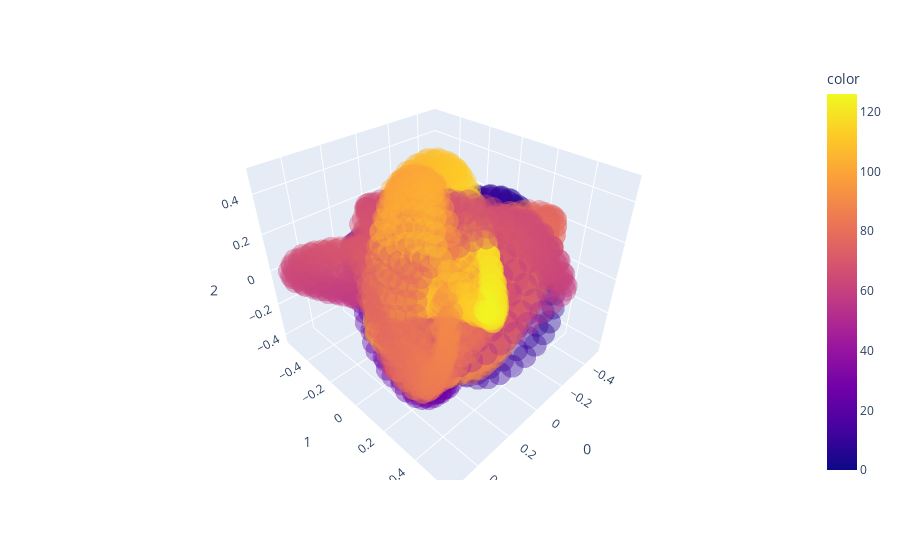

Source (notebook cell):
### Code cell
reducer = PCA(n_components=n_components)
reducer.fit(activity.T)
embedding = reducer.transform(activity.T)
print(embedding.shape)
# Explained variance
print(f"Explained variance for PCA with {n_components} components: {100*np.sum(reducer.explained_variance_ratio_):.3f} %")
if plot and n_components==2:
    plt.scatter(embedding[:,0],embedding[:,1],s=10)
    plt.gca().set_aspect('equal', 'datalim')
    plt.title('PCA projection of the activity of the grid cells', fontsize=12)
    plt.show()
elif plot and n_components==3:
    fig = px.scatter_3d(embedding, x=0, y=1, z=2,opacity=0.4,color=cols_flat)
    fig.show()

### Figure 1 — Plotly figure (JSON) as saved in the notebook; plotly's stock layout.template omitted (floating-point values rounded to 4 significant figures; data arrays with more than 128 entries replaced by an {"elided": "..."} marker saying what was removed)
{"data": [{"hovertemplate": "0=%{x}<br>1=%{y}<br>2=%{z}<br>color=%{marker.color}<extra></extra>", "legendgroup": "", "marker": {"color": {"elided": "4096 int values"}, "coloraxis": "coloraxis", "opacity": 0.4, "symbol": "circle"}, "mode": "markers", "name": "", "scene": "scene", "showlegend": false, "type": "scatter3d", "x": {"elided": "4096 float values"}, "y": {"elided": "4096 float values"}, "z": {"elided": "4096 float values"}}], "layout": {"coloraxis": {"colorbar": {"title": {"text": "color"}}, "colorscale": [[0, "#0d0887"], [0.1111, "#46039f"], [0.2222, "#7201a8"], [0.3333, "#9c179e"], [0.4444, "#bd3786"], [0.5556, "#d8576b"], [0.6667, "#ed7953"], [0.7778, "#fb9f3a"], [0.8889, "#fdca26"], [1, "#f0f921"]]}, "legend": {"tracegroupgap": 0}, "margin": {"t": 60}, "scene": {"domain": {"x": [0, 1], "y": [0, 1]}, "xaxis": {"title": {"text": "0"}}, "yaxis": {"title": {"text": "1"}}, "zaxis": {"title": {"text": "2"}}}}}
